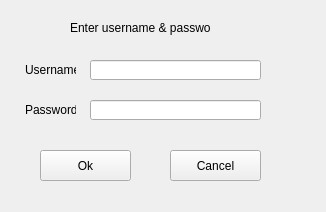
<?xml version="1.0" encoding="UTF-8"?>
<ui version="4.0">
 <class>Form_ampsWidgetAutheticateUser</class>
 <widget class="QWidget" name="Form_ampsWidgetAutheticateUser">
  <property name="geometry">
   <rect>
    <x>0</x>
    <y>0</y>
    <width>326</width>
    <height>212</height>
   </rect>
  </property>
  <property name="windowTitle">
   <string>Form</string>
  </property>
  <widget class="QLabel" name="m_labelUserName">
   <property name="geometry">
    <rect>
     <x>25</x>
     <y>60</y>
     <width>51</width>
     <height>20</height>
    </rect>
   </property>
   <property name="text">
    <string>Username</string>
   </property>
  </widget>
  <widget class="QLabel" name="m_labelPassword">
   <property name="geometry">
    <rect>
     <x>25</x>
     <y>100</y>
     <width>51</width>
     <height>20</height>
    </rect>
   </property>
   <property name="text">
    <string>Password</string>
   </property>
  </widget>
  <widget class="QLineEdit" name="m_lineEditUsername">
   <property name="geometry">
    <rect>
     <x>90</x>
     <y>60</y>
     <width>171</width>
     <height>20</height>
    </rect>
   </property>
  </widget>
  <widget class="QLineEdit" name="m_lineEditPassword">
   <property name="geometry">
    <rect>
     <x>90</x>
     <y>100</y>
     <width>171</width>
     <height>20</height>
    </rect>
   </property>
  </widget>
  <widget class="QPushButton" name="m_pushButtonOK">
   <property name="geometry">
    <rect>
     <x>40</x>
     <y>150</y>
     <width>91</width>
     <height>31</height>
    </rect>
   </property>
   <property name="text">
    <string>Ok</string>
   </property>
  </widget>
  <widget class="QPushButton" name="m_pushButtonCancel">
   <property name="geometry">
    <rect>
     <x>170</x>
     <y>150</y>
     <width>91</width>
     <height>31</height>
    </rect>
   </property>
   <property name="text">
    <string>Cancel</string>
   </property>
  </widget>
  <widget class="QLabel" name="m_labelTitle">
   <property name="geometry">
    <rect>
     <x>70</x>
     <y>20</y>
     <width>141</width>
     <height>16</height>
    </rect>
   </property>
   <property name="text">
    <string>Enter username &amp; password</string>
   </property>
  </widget>
 </widget>
 <resources/>
 <connections/>
</ui>
